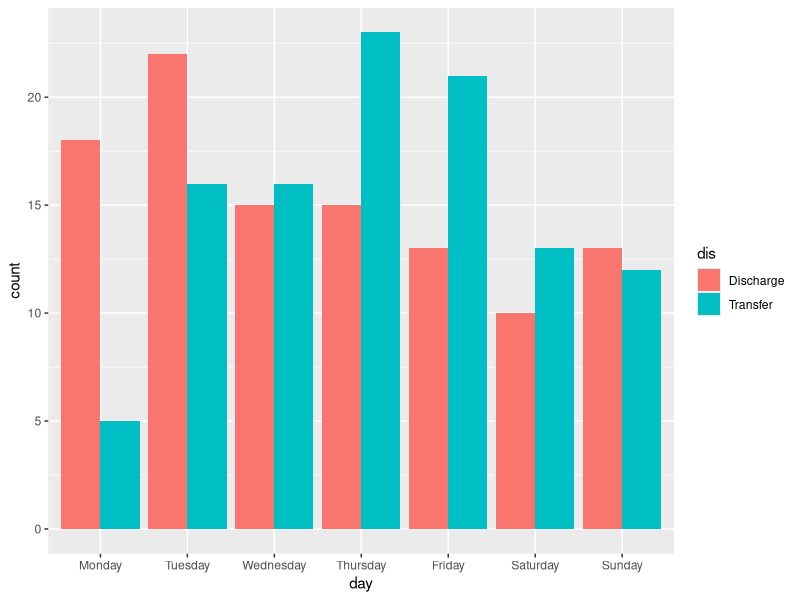
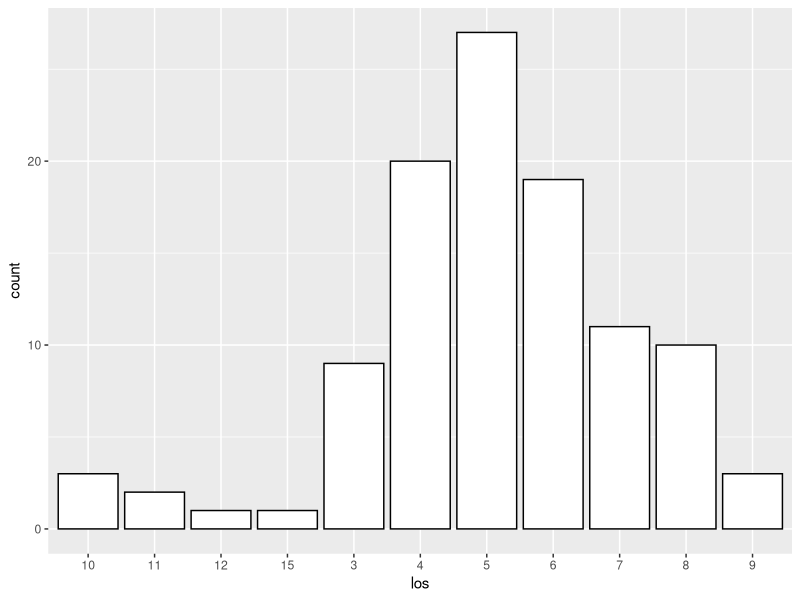
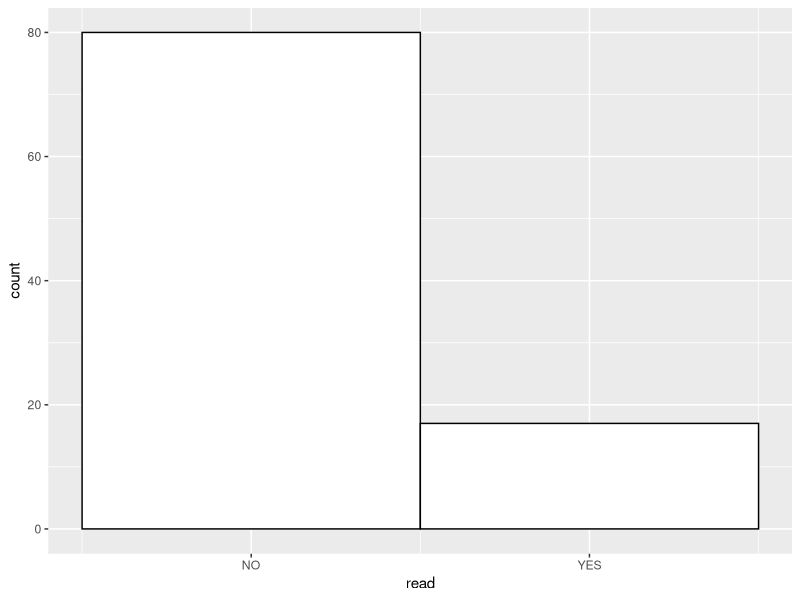
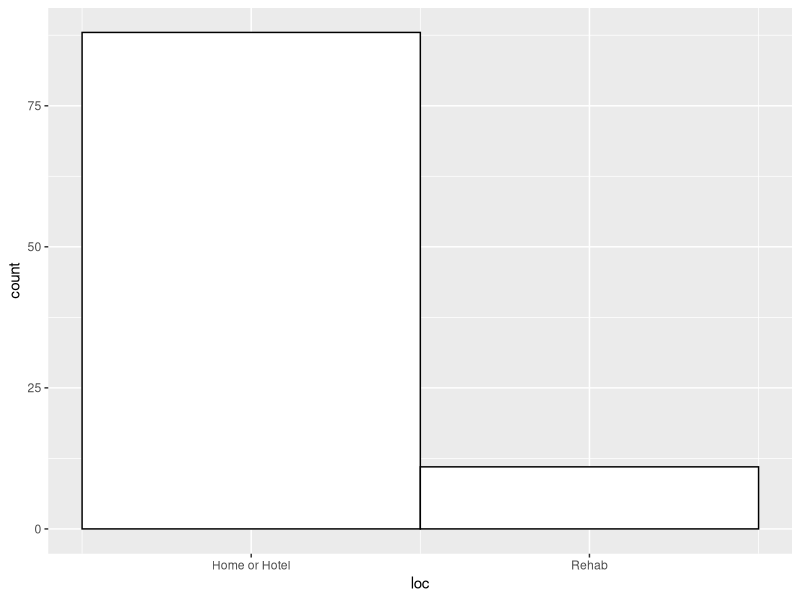
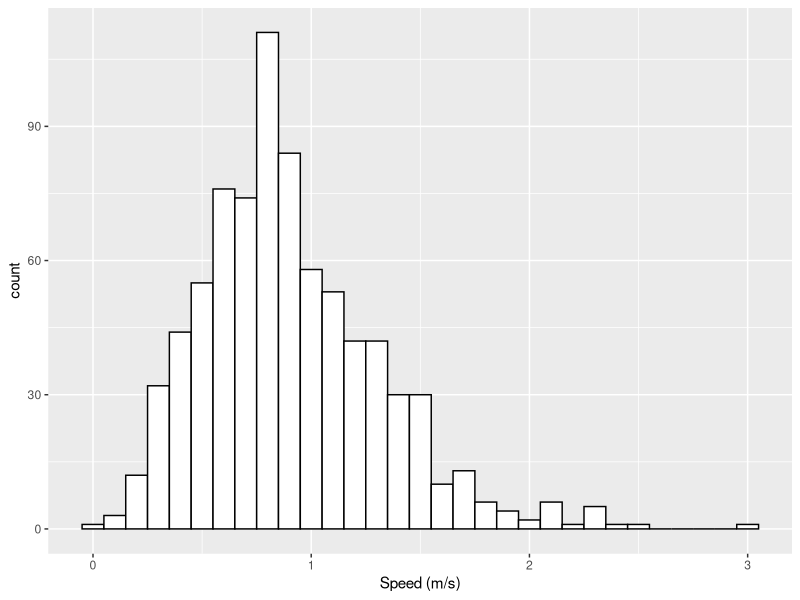
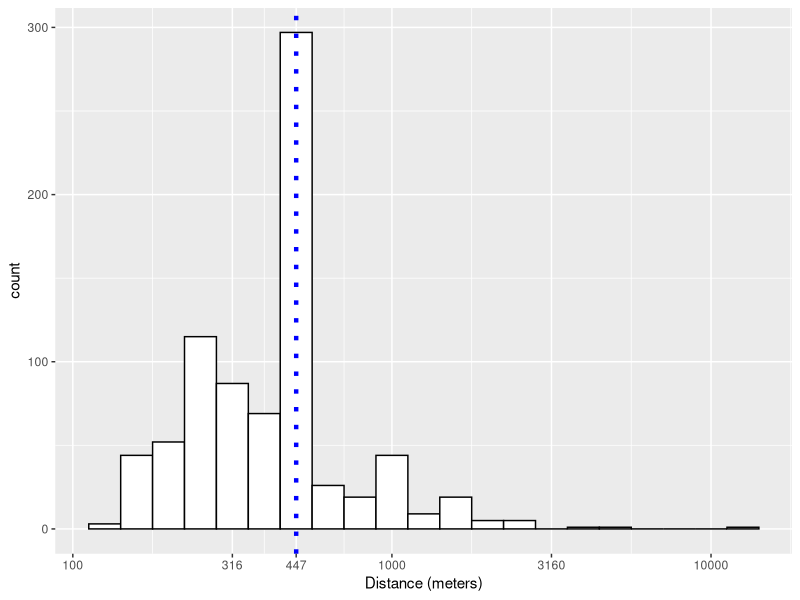
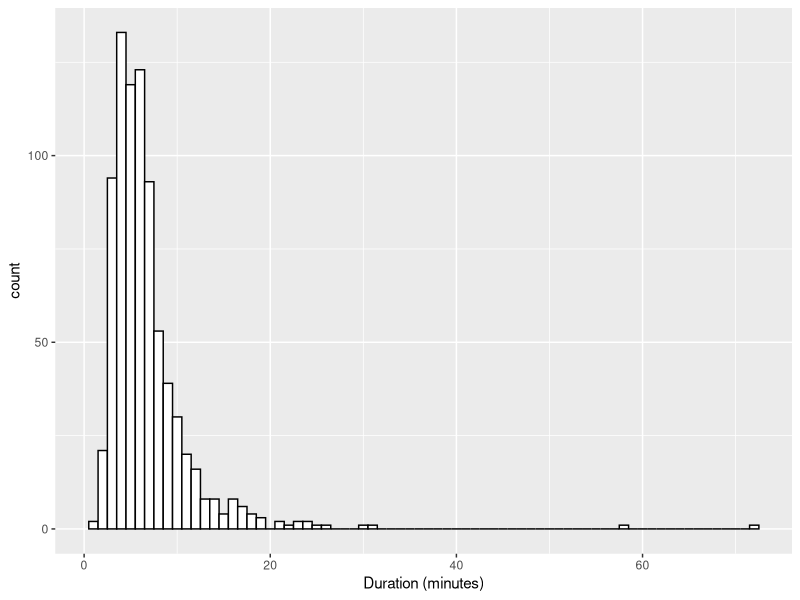
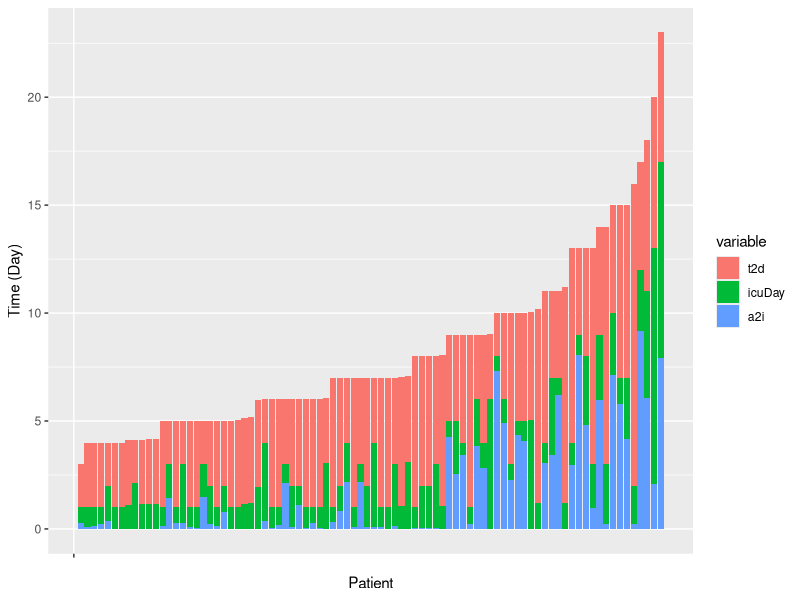

These figures' R source, in order:
## ---- chunk 1
knitr::opts_chunk$set(echo = FALSE)

## Predicitve Modeling

#### FROM HISTORICAL
historical <- read.csv("data_files/historical_details_withdayonunit.csv",
                        header =TRUE)

distance = historical$distance
duration = historical$duration
speed = historical$speed

#### FROM FINAL COHORTS
finalPatients <- read.csv("data_files/Final_patients.csv",
                          header = FALSE, skip = 3)

finalPatients <- head(finalPatients,-3)

readmission = finalPatients$V4
location = finalPatients$V5
icu = finalPatients$V6

#### FROM PATIENT INFO 
## load data from local csv file
patientInfo <- read.csv("data_files/patient_info.csv",
               header =TRUE, skip = 1)

patientInfo <- patientInfo[c(1:106), ]

admissionDays = patientInfo$admission_date
dischargeDays = patientInfo$discharge_date
transferDays = patientInfo$transfer_date
firstAdmission = patientInfo$admission_date[1]

patientInfo$a2d <- (as.Date(transferDays, format="%m/%d/%Y") - as.Date(admissionDays, format="%m/%d/%Y"))
patientInfo$t2d <- (as.Date(dischargeDays, format="%m/%d/%Y") - as.Date(transferDays, format="%m/%d/%Y"))

patientInfo$before <- (as.Date(admissionDays, format="%m/%d/%Y") - as.Date(firstAdmission, format="%m/%d/%Y"))


for (i in 1:86){
  patID = strtoi(patientInfo$patient_ID[i])
  icunew = finalPatients$V6[patID]
  patientInfo$icuDay[i] <- icunew/24
  
}

print(strtoi(patientInfo$a2d[1]) > patientInfo$icuDay[1])
for (i in 1:106){
  if (strtoi(patientInfo$a2d[i])>patientInfo$icuDay[i]){
    patientInfo$a2i[i] <- strtoi(patientInfo$a2d[i]) - patientInfo$icuDay[i]
    
  } else {
    patientInfo$a2i[i] <- 0
  
  }
    
}

patientInfo$total <- patientInfo$a2i + patientInfo$icuDay + patientInfo$t2d

patientInfo$dischargeWeekday <- weekdays(as.Date(dischargeDays, '%m/%d/%Y'))
patientInfo$transferWeekday <- weekdays(as.Date(transferDays, '%m/%d/%Y'))

for (i in 1:106){
  patientInfo$stringPatient_ID[i] <- toString(patientInfo$patient_ID[i])
}

transferWeekdays = patientInfo$transferWeekday
weekdays = patientInfo$dischargeWeekday
lengthOfStay = patientInfo$length_of_stay.days.
transferCounts = rep(0, 7)
counts = rep(0, 7)

my.array <- array(counts, dim=c(1,7))

for (i in 1:length(weekdays)){
  
  if (identical(weekdays[i], "Monday")){
    
    counts[1] = counts[1] + 1
    
  } else if (identical(weekdays[i], "Tuesday")){
    
    counts[2] = counts[2] + 1
    
  } else if (identical(weekdays[i], "Wednesday")){
    
    counts[3] = counts[3] + 1
    
  } else if (identical(weekdays[i], "Thursday")){
    
    counts[4] = counts[4] + 1
    
  } else if (identical(weekdays[i], "Friday")){
    
    counts[5] = counts[5] + 1
    
  } else if (identical(weekdays[i], "Saturday")){
    
    counts[6] = counts[6] + 1
    
  } else if (identical(weekdays[i], "Sunday")){
    
    counts[7] = counts[7] + 1
    
  } else {
    
  }
  
} 

for (i in 1:length(transferWeekdays)){
  
  if (identical(transferWeekdays[i], "Monday")){
    
    transferCounts[1] = transferCounts[1] + 1
    
  } else if (identical(transferWeekdays[i], "Tuesday")){
    
    transferCounts[2] = transferCounts[2] + 1
    
  } else if (identical(transferWeekdays[i], "Wednesday")){
    
    transferCounts[3] = transferCounts[3] + 1
    
  } else if (identical(transferWeekdays[i], "Thursday")){
    
    transferCounts[4] = transferCounts[4] + 1
    
  } else if (identical(transferWeekdays[i], "Friday")){
    
    transferCounts[5] = transferCounts[5] + 1
    
  } else if (identical(transferWeekdays[i], "Saturday")){
    
    transferCounts[6] = transferCounts[6] + 1
    
  } else if (identical(transferWeekdays[i], "Sunday")){
    
    transferCounts[7] = transferCounts[7] + 1
    
  } else {
    
  }
  
} 
df2 <- data.frame(dis=rep(c("Discharge", "Transfer"), each=7),
                day= rep(c("Monday", "Tuesday","Wednesday","Thursday","Friday", "Saturday","Sunday")), 2,
                count=c(counts, transferCounts))
df2$day <- factor(df2$day, levels=c("Monday", "Tuesday","Wednesday","Thursday","Friday", "Saturday","Sunday"))
head(df2)

df3 <- data.frame(los=lengthOfStay)
head(df3)

readmission <- head(readmission,-3)
df4 <- data.frame(read=readmission)
head(df4)

location <- head(location,-1)
df5 <- data.frame(loc=location)
head(df5)

df6 <- data.frame(spe=speed)
head(df6)

df7 <- data.frame(dis=distance)
head(df7)

df8 <- data.frame(dur=duration)
head(df8)

df9 <- data.frame(id=c(patientInfo$stringPatient_ID),
                  a2i= c(patientInfo$a2i),
                  icuDay=c(patientInfo$icuDay),
                  t2d = c(patientInfo$t2d), 
                  total = c(patientInfo$total))

head(df9)

df9 <- head(df9,-20)
attach(df9)
df9 <- df9[order(total) , ] 
df9$total <- NULL


library(reshape2)
DF9 <- melt(df9)
DF9$id <- rep(1:86, times = 3)
DF9$variable <- factor(DF9$variable, levels=c("t2d", "icuDay","a2i"))


df10 <- data.frame(id=c(1:86),
                  a2i= c(patientInfo$a2i[1:86]),
                  icuDay=c(patientInfo$icuDay[1:86]),
                  t2d = c(patientInfo$t2d[1:86]), 
                  before = c(patientInfo$before[1:86]))

head(df10)

#df10 <- head(df10,-20)
attach(df10)

library(reshape2)
DF10 <- melt(df10, id.vars = c("id"))
DF10$variable <- factor(DF10$variable, levels=c("t2d", "icuDay","a2i", "before"))
## ---- chunk 2
library(ggplot2)
ggplot(data=df2, aes(x=day, y=count, fill=dis)) +
geom_bar(stat="identity", position=position_dodge())
## ---- chunk 3
ggplot(df3, aes(x=los)) + 
  geom_histogram(color="black", fill="white", binwidth=1, stat = "count") 
## ---- chunk 4
ggplot(df4, aes(x=read))  +
  geom_histogram(color="black", fill="white", binwidth=1) + scale_x_continuous(breaks=c(0,1), labels=c("NO", "YES"))
## ---- chunk 5
ggplot(df5, aes(x=loc))  +
  geom_histogram(color="black", fill="white", binwidth=1) + scale_x_continuous(breaks=c(0,1), labels=c("Home or Hotel", "Rehab"))
## ---- chunk 6
ggplot(df6, aes(x=spe))  +
  geom_histogram(color="black", fill="white", binwidth=0.1) + labs(x = "Speed (m/s)")
## ---- chunk 7
ggplot(log10(df7), aes(x=dis))  +
  geom_histogram(color="black", fill="white", binwidth=0.1) +
scale_x_continuous(breaks=c(2,2.5,2.7,3,3.5,4), labels=c("100","316",  "447","1000","3160", "10000")) + labs(x = "Distance (meters)") + geom_vline(xintercept = 2.7, linetype="dotted", 
                color = "blue", size=1.5)
## ---- chunk 8
ggplot(df8/60, aes(x=dur))  +
  geom_histogram(color="black", fill="white", binwidth=1) + labs(x = "Duration (minutes)")
## ---- chunk 9
#DF9[, 3] <- log(24*DF9[3])
ggplot(DF9, aes(x = id, y = value, fill = variable)) +
  geom_bar(stat = "identity") + labs(y = "Time (Day)") + labs(x = "Patient") + scale_x_continuous(breaks=c(0), labels=c(""))
## ---- chunk 10
ggplot(DF10, aes(x = id, y = value, fill = variable)) +
  geom_bar(stat = "identity") + scale_y_continuous(breaks=c(0, 586), labels=c("08/22/16", "01/27/19")) + labs(y = "Day") + coord_flip() + scale_fill_manual(values = c("Green","Yellow", "Red", "#e8e8e8"))
